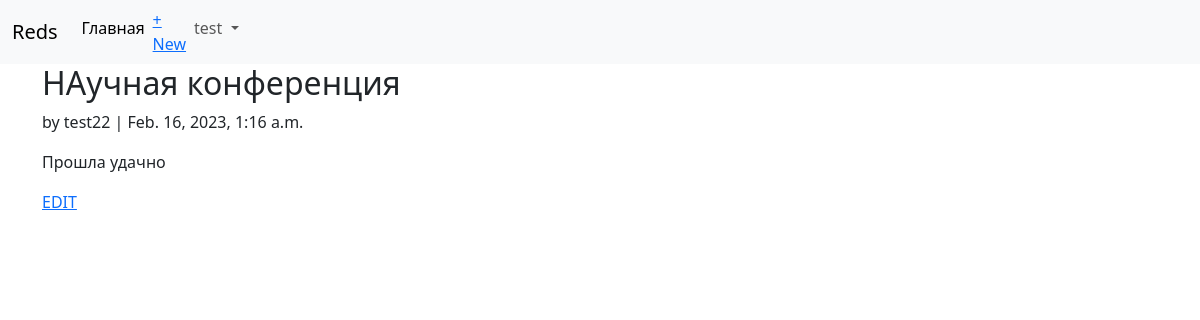
Page /articles/2/ (signed in) on the committed database.
### users/models.py (models this page shows)
class CustomUser(AbstractUser):
    phone = models.CharField(max_length=20, help_text='Телефон', verbose_name='Телефон пользователя')

### articles/models.py (models this page shows, shortened)
class Articles(models.Model):
    title = models.CharField(max_length=255)
    body = models.TextField()
    date = models.DateTimeField(auto_now_add=True)
    author = models.ForeignKey(settings.AUTH_USER_MODEL, on_delete=models.CASCADE)

### articles/views.py (the view)
# urls.py: path('<int:pk>/', views.ArticleDetailView.as_view(), name='article_detail'),
class ArticleDetailView(DetailView):
    model = models.Articles
    template_name = 'article_detail.html'

### templates/article_detail.html
{% extends "base.html" %}
{% block content %}
<div class="article-entry">
    <h2>{{object.title}} </h2>
    <p>by {{object.author}} | {{object.date}}</p>
    <p> {{object.body}}</p>
</div>
<p> <a href="{% url 'article_edit' article.pk %}">EDIT</a> </p>
{% endblock content %}

### templates/base.html (shortened to what this page needs)
<!doctype html>
<html lang="ru">
  <head>
    <link href="https://cdn.jsdelivr.net/npm/bootstrap@5.3.0-alpha1/dist/css/bootstrap.min.css" rel="stylesheet">
  </head>
  <body>
  </body>
</html>
<nav class="navbar navbar-expand-lg bg-body-tertiary">
  <div class="container-fluid">
    <a class="navbar-brand" href="{% url 'login' %}">Reds</a>
                  {% if user.is_authenticated %}
    <div class="collapse navbar-collapse" id="navbarScroll">
      <ul class="navbar-nav me-auto my-2 my-lg-0 navbar-nav-scroll" style="--bs-scroll-height: 100px;">
        <li class="nav-item">
          <a class="nav-link active" aria-current="page" href="#">Главная</a>
        </li>
          <li class="nav-item"><a href="{% url 'article_new' %}">+ New</a></li>
        <li class="nav-item dropdown">
          <a class="nav-link dropdown-toggle" href="#" role="button" data-bs-toggle="dropdown" aria-expanded="false">
                          {{ user.username }}
          </a>
          <ul class="dropdown-menu">
            <li><a class="dropdown-item" href="{% url 'logout' %}">Log out</li>
             {% else %}
          </ul>
        <form class="form-inline ml-auto">
<a href="{% url 'login' %}" class="btn btn-outline-secondary">Log in</a>
<a href="{% url 'signup' %}" class="btn btn-primary ml-2">Sign up</a>
</form>
{% endif %}
</div>
</nav>
<div class="container">
{% block content %}
{% endblock %}
</div>

### rows in the picture
CustomUser: username "test"
Articles: title "НАучная конференция", author "test22", date "Feb. 16, 2023, 1:16 a.m.", body "Прошла удачно"
